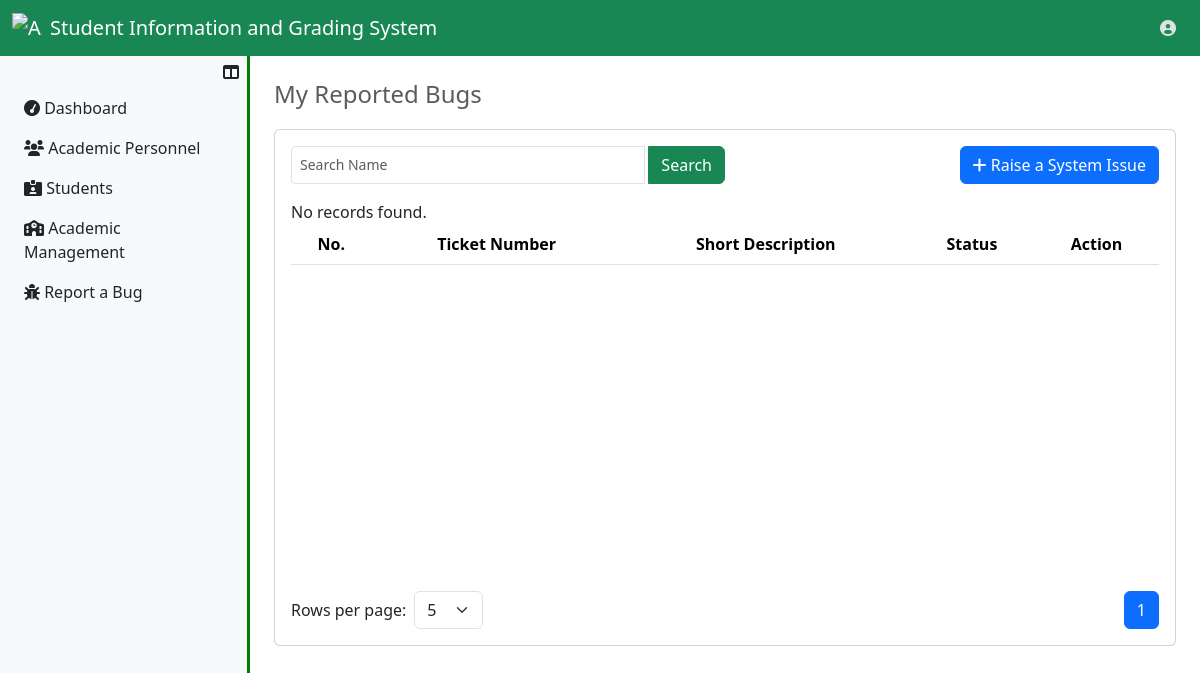
Before: /UserRegistrar/reportBug.php (signed in) with the older database file.
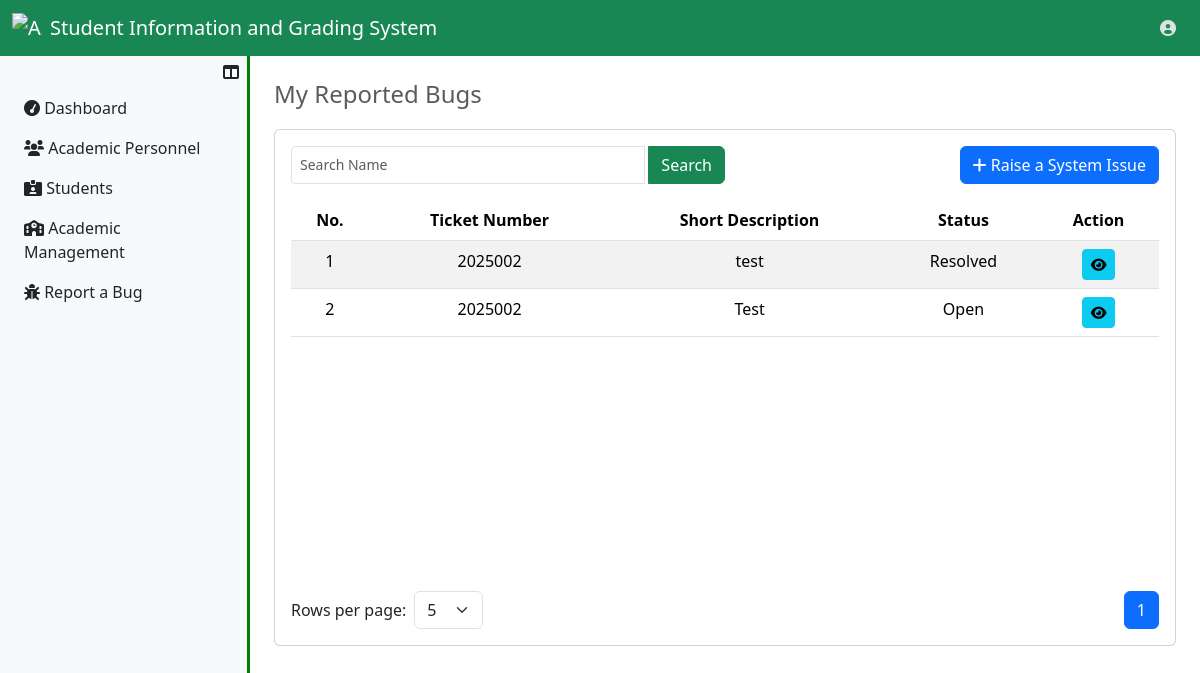
After: the same page with the newer database file.
### tables this page shows
CREATE TABLE `bugs_tbl` (
  `bug_id` int(11) NOT NULL,
  `bug_ticket` varchar(250) NOT NULL,
  `fk_user_id` int(11) NOT NULL,
  `short_desc` text NOT NULL,
  `bug_desc` longtext NOT NULL,
  `bug_file` varchar(250) DEFAULT NULL,
  `bug_status` enum('Open','Resolved','In-progress') NOT NULL DEFAULT 'Open',
  `insrt_ts` datetime NOT NULL DEFAULT current_timestamp()
);

### UserRegistrar/reportBug.php (the view, shortened to what the changed rows need)
<?php
  include ("../server_connection/db_connect.php");
  if (!empty($_SESSION["id_number"])){
    $user_id = $_SESSION["user_id"];
  };
?>
<!DOCTYPE html>
<html lang="en">
<head>
    <link rel="stylesheet" href="../../Bootstrap/css/bootstrap.min.css">
    <link rel="stylesheet" href="https://cdnjs.cloudflare.com/ajax/libs/font-awesome/6.0.0-beta3/css/all.min.css">
</head>
<body>
    <?php include '../Assets/components/RegistrarNavbar.php'; ?>
    <div class="d-flex">
        <?php include '../Assets/components/RegistrarSidebar.php'; ?>
        <div class="content p-4 flex-grow-1">
            <div class="card table-container">
                <div class="card-body">
                    <div class="table-responsive">
                        <table class="table table-striped" id="studentsTable">
                            <thead align="center">
                                <tr>
                                    <th>No.</th>
                                    <th>Ticket Number</th>
                                    <th>Short Description</th>
                                    <th>Status</th>
                                    <th>Action</th>
                                </tr>
                            </thead>
                            <tbody id="tableBody" align="center">
                                <?php
                                    $sql = "SELECT * FROM bugs_tbl WHERE fk_user_id=$user_id ORDER BY bug_status DESC";
                                    try
                                    {
                                        $result=$conn->prepare($sql);
                                        $result->execute();
                                        if($result->rowcount()>0)
                                        {
                                            $i=1;
                                            while($row=$result->fetch(PDO::FETCH_ASSOC))
                                            {
                                                echo "
                                                    <tr>
                                                        <td class='text-center'>{$i} </td>
                                                        <td class='text-center'>{$row["bug_ticket"]}</td>
                                                        <td class='text-center'>{$row["short_desc"]}</td>
                                                        <td class='text-center'>{$row["bug_status"]}</td>
                                                        <td>
                                                            <a href='ViewTicket.php?bug_id={$row["bug_id"]}' class='btn btn-info btn-sm'>
                                                                <i class='fas fa-eye'></i>
                                                            </a>
                                                        </td>";
                                                        ?>
                                                    </tr>
                                                <?php
                                                $i++;
                                            }
                                        }
                                        else
                                        {
                                            echo "<tr><tdv colspan = '6'> No records found. </td></tr>";
                                        }
                                    }
                                    catch(Exception $e)
                                    {
                                        echo "Unexpected error has been occured!" . $e ->getMessage();
                                    }
                                ?>
                            </tbody>
                        </table>
                    </div>
                </div>
            </div>
        </div>
    </div>
</body>
</html>

Changed rows visible on the page:
added bugs_tbl: bug_ticket "2025002", short_desc "test", bug_status "Resolved"
added bugs_tbl: bug_ticket "2025002", short_desc "Test", bug_status "Open"
Other visible differences:
text no longer shown: "No records found."
